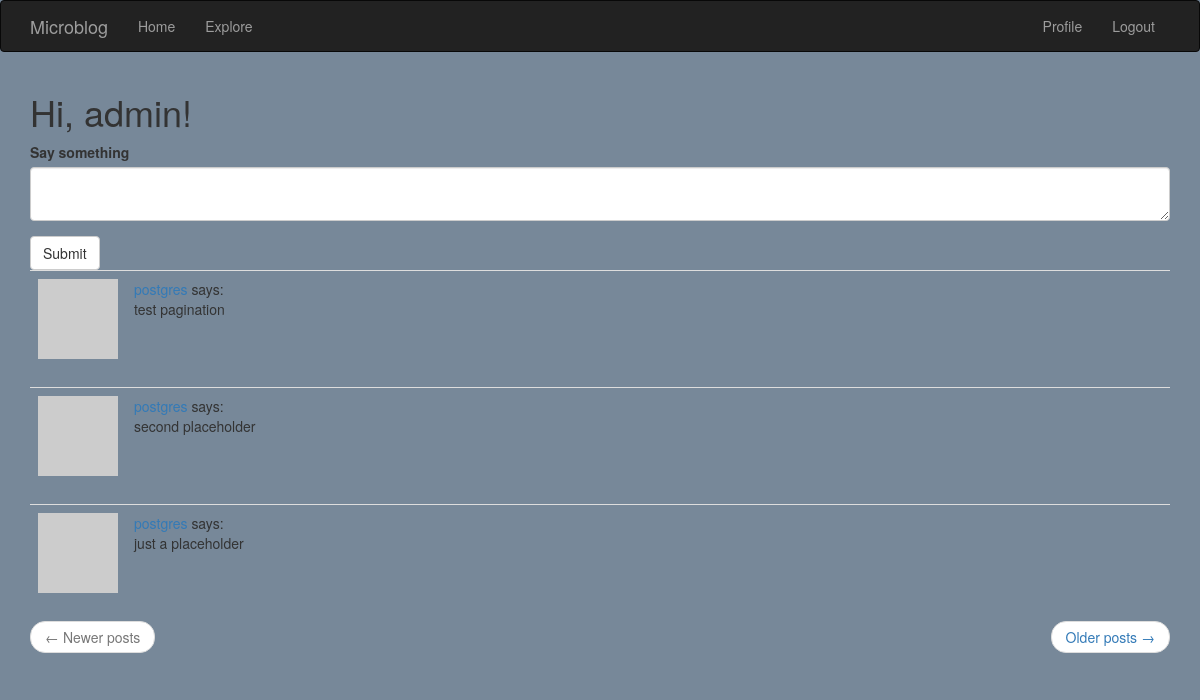
The app's page /index (signed in) with its own data.
### server/models.py (models this page shows, shortened)
class User(UserMixin, db.Model):
    id = db.Column(db.Integer, primary_key=True)
    username = db.Column(db.String(64), index=True, unique=True, nullable=False)
    email = db.Column(db.String(128), index=True, unique=True, nullable=False)
    password_hash = db.Column(db.String(128), nullable=False)
    posts = db.relationship('Post', backref='author', lazy='dynamic') # 'Post'= reference to a class not yet created
    about_me = db.Column(db.String(256), nullable=True)
    last_seen  =db.Column(db.DateTime, default=datetime.utcnow)
    followed = db.relationship(
        'User', secondary=followers,
        primaryjoin=(followers.c.follower_id == id),
        secondaryjoin=(followers.c.followed_id == id),
        backref=db.backref('followers', lazy='dynamic'), lazy='dynamic')
    def avatar(self,size):
        digest = md5(self.email.lower().encode('utf-8')).hexdigest()
        return  f'https://www.gravatar.com/avatar/{digest}?d=identicon&s={size}'

class Post(db.Model):
    id = db.Column(db.Integer, primary_key=True)
    body = db.Column(db.String(140), nullable=False)
    timestamp = db.Column(db.DateTime, index=True, default=datetime.utcnow)
    user_id = db.Column(db.Integer, db.ForeignKey('user.id'),nullable=False)

### server/routes.py (the view)
@app.route('/', methods=['GET', 'POST'])
@app.route('/index', methods=['GET', 'POST'])
@login_required
def index():
    form = PostForm()
    if form.validate_on_submit():
        post = Post(body=form.post.data, author=current_user)
        db.session.add(post)
        db.session.commit()
        flash('Your post is now live!')
        return redirect(url_for('index')) # redirect so that this is a GET request,  avoids duplicate submit in browser
    page = request.args.get('page',1,type=int)
    posts = Post.query.order_by(Post.timestamp.desc()).paginate(page,app.config['POSTS_PER_PAGE'],False)
    next_url = url_for('index', page=posts.next_num) if posts.has_next else None
    prev_url = url_for('index', page=posts.prev_num) if posts.has_prev else None
    return render_template("index.html", title='Home Page', form=form, posts=posts.items, next_url=next_url, prev_url=prev_url)

### server/forms.py
class PostForm(FlaskForm):
    post = TextAreaField('Say something', validators=[DataRequired(), Length(min=1, max=140)])
    submit = SubmitField('Submit')

### server/models.py (called while the page is built)
@login.user_loader
def load_user(id):
    return User.query.get(int(id))

### server/routes.py (called while the page is built)
@app.before_request
def before_request():
    if current_user.is_authenticated:
        current_user.last_seen = datetime.utcnow()
        db.session.commit()

### templates/index.html
{% extends "navbar.html" %}
{% import 'bootstrap/wtf.html' as wtf %}
{% block app_content %}
    <h1>Hi, {{ current_user.username }}!</h1>
    {% if form %}
        {{ wtf.quick_form(form) }}
    {% endif %}
    {% for post in posts %}
        {% include '_post.html' %}
    {% endfor %}
    <nav aria-label="...">
        <ul class="pager">
            <li class="previous{% if not prev_url %} disabled{% endif %}">
                <a href="{{ prev_url or '#' }}">
                    <span aria-hidden="true">&larr;</span> Newer posts
                </a>
            </li>
            <li class="next{% if not next_url %} disabled{% endif %}">
                <a href="{{ next_url or '#' }}">
                    Older posts <span aria-hidden="true">&rarr;</span>
                </a>
            </li>
        </ul>
    </nav>
{% endblock %}

### templates/_post.html
  <table class="table table-hover">
        <tr>
            <td width="70px">
                <a class="text-danger", href="{{ url_for('user', username=post.author.username) }}">
                    <img src="{{ post.author.avatar(70) }}" />
                </a>
            </td>
            <td>
                <a  href="{{ url_for('user', username=post.author.username) }}">
                    {{ post.author.username }}
                </a>
                says:
                <br>
                {{ post.body }}
            </td>
        </tr>
    </table>

### templates/navbar.html (style rules this page uses)
body { background: lightslategray !important; }

### records on screen
User: username "admin"
Post: author.username "postgres", body "test pagination"
Post: author.username "postgres", body "second placeholder"
Post: author.username "postgres", body "just a placeholder"
